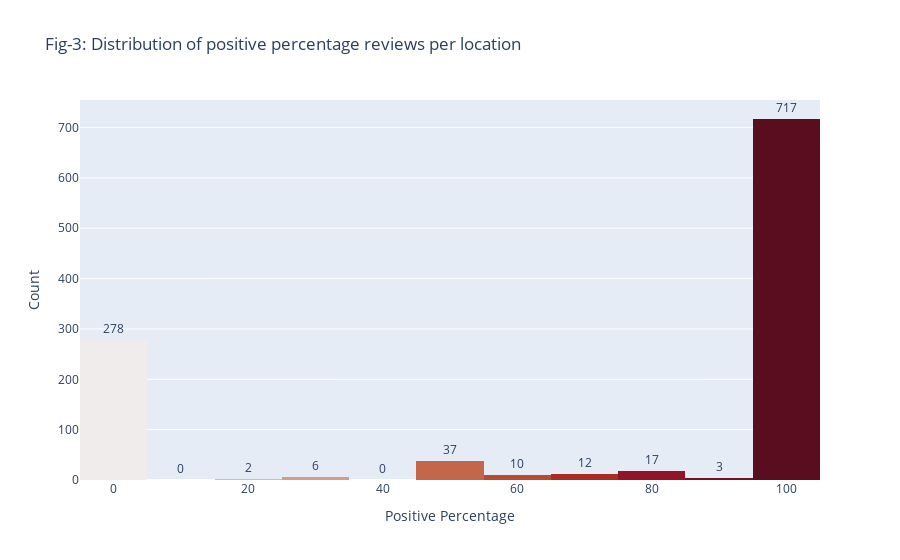

This figure's notebook cell:
### Code cell
location_review_counts.sort_values(by='PositivePercentage', ascending=False)

# distribution of positive persentage reviews per location
fig = px.histogram(location_review_counts, x='PositivePercentage', title='Fig-3: Distribution of positive percentage reviews per location')
fig.update_layout(xaxis_title='Positive Percentage', yaxis_title='Count')
fig.update_traces(texttemplate='%{value}', textposition='outside')
# set color palette for plot as percentage values
fig.update_traces(marker_color=px.colors.sequential.amp)
fig.show()

### Figure 1 — Plotly figure (JSON) as saved in the notebook; plotly's stock layout.template omitted (floating-point values rounded to 4 significant figures; data arrays with more than 128 entries replaced by an {"elided": "..."} marker saying what was removed)
{"data": [{"alignmentgroup": "True", "bingroup": "x", "hovertemplate": "PositivePercentage=%{x}<br>count=%{y}<extra></extra>", "legendgroup": "", "marker": {"color": ["rgb(241, 236, 236)", "rgb(230, 209, 203)", "rgb(221, 182, 170)", "rgb(213, 156, 137)", "rgb(205, 129, 103)", "rgb(196, 102, 73)", "rgb(186, 74, 47)", "rgb(172, 44, 36)", "rgb(149, 19, 39)", "rgb(120, 14, 40)", "rgb(89, 13, 31)", "rgb(60, 9, 17)"], "pattern": {"shape": ""}}, "name": "", "offsetgroup": "", "orientation": "v", "showlegend": false, "textposition": "outside", "texttemplate": "%{value}", "type": "histogram", "x": {"elided": "1082 float values"}, "xaxis": "x", "yaxis": "y"}], "layout": {"barmode": "relative", "legend": {"tracegroupgap": 0}, "title": {"text": "Fig-3: Distribution of positive percentage reviews per location"}, "xaxis": {"anchor": "y", "domain": [0, 1], "title": {"text": "Positive Percentage"}}, "yaxis": {"anchor": "x", "domain": [0, 1], "title": {"text": "Count"}}}}
